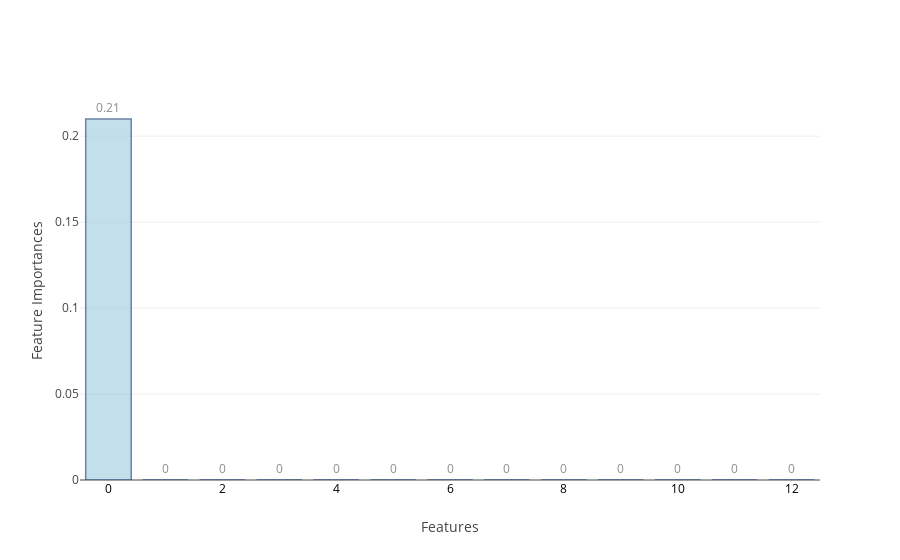
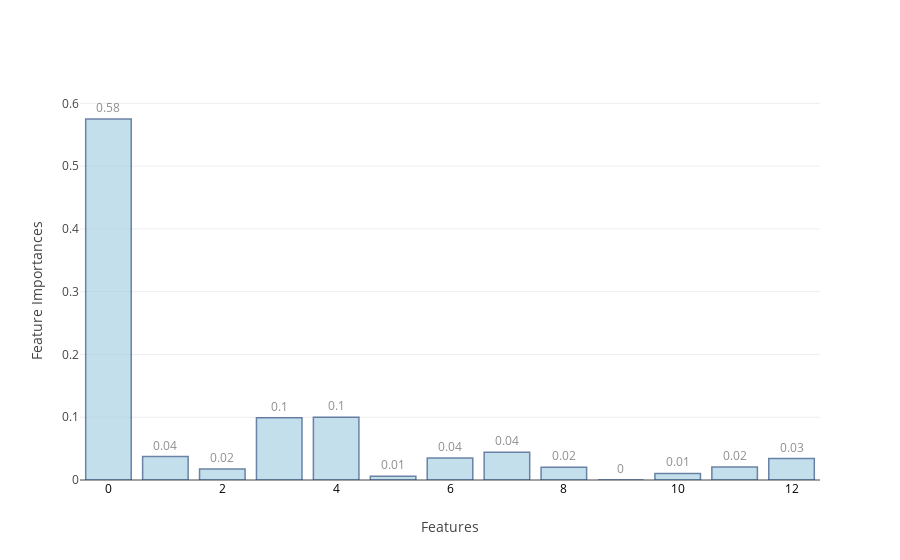
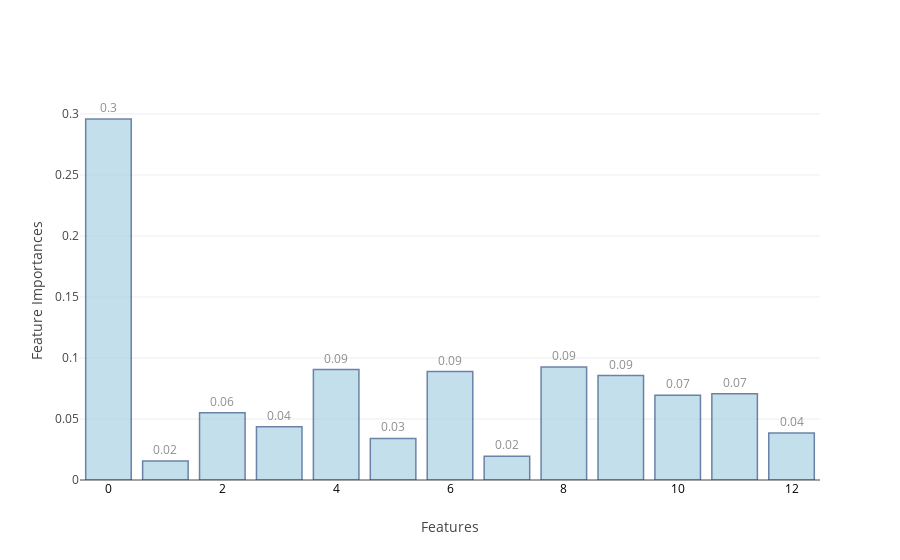
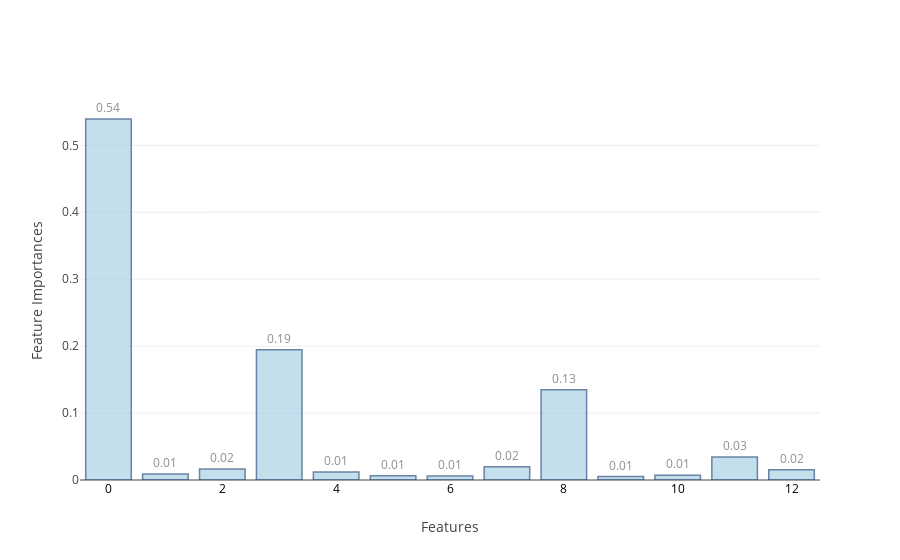

Write notebook code for charts like these, in order.
### Code cell
feat_imp_10=[None]*4
j=0
for i in range(0,9):
    if i>=2 and i<=5:
        model,cm_train,cm_test,acc_train,acc_test,cm,accuracy,threshold,roc_auc,feat_imp_10[j]=f[i](X_train,Y_train,X_test,Y_test)
        j=j+1
    else:
        model,cm_train,cm_test,acc_train,acc_test,cm,accuracy,threshold,roc_auc=f[i](X_train,Y_train,X_test,Y_test)
    table_80_50_10_train.loc[i]=   ([acc_train,cm_train.TP,cm_train.TN,cm_train.FP,cm_train.FN,cm_train.FPR,cm_train.FNR])
    table_80_50_10_test.loc[i] =   ([acc_test ,cm_test.TP, cm_test.TN, cm_test.FP, cm_test.FN, cm_test.FPR, cm_test.FNR])
    table_80_50_10_test_roc.loc[i]=([accuracy, cm.TP,  cm.TN,   cm.FP, cm.FN,  cm.FPR, cm.FNR, threshold,roc_auc])
    print("\n")

### Figure 1 — Plotly figure (JSON) as saved in the notebook; plotly's stock layout.template omitted (floating-point values rounded to 4 significant figures)
{"data": [{"marker": {"color": "rgb(158,202,225)", "line": {"color": "rgb(8,48,107)", "width": 1.5}}, "opacity": 0.6, "text": [0.21, 0, 0, 0, 0, 0, 0, 0, 0, 0, 0, 0, 0], "textposition": "outside", "type": "bar", "uid": "98cdc3c6-8028-49a9-985a-795524a5067b", "x": [0, 1, 2, 3, 4, 5, 6, 7, 8, 9, 10, 11, 12], "y": [0.21, 0, 0, 0, 0, 0, 0, 0, 0, 0, 0, 0, 0]}], "layout": {"xaxis": {"tickfont": {"color": "black", "size": 12}, "title": "Features"}, "yaxis": {"title": "Feature Importances"}}}

### Figure 2 — Plotly figure (JSON) as saved in the notebook; plotly's stock layout.template omitted (floating-point values rounded to 4 significant figures)
{"data": [{"marker": {"color": "rgb(158,202,225)", "line": {"color": "rgb(8,48,107)", "width": 1.5}}, "opacity": 0.6, "text": [0.58, 0.04, 0.02, 0.1, 0.1, 0.01, 0.04, 0.04, 0.02, 0, 0.01, 0.02, 0.03], "textposition": "outside", "type": "bar", "uid": "8d18dffe-80a4-4090-acf4-e7de2da438bb", "x": [0, 1, 2, 3, 4, 5, 6, 7, 8, 9, 10, 11, 12], "y": [0.575, 0.0374, 0.01758, 0.09909, 0.1, 0.005909, 0.03504, 0.04427, 0.02037, 0, 0.01046, 0.02064, 0.03419]}], "layout": {"xaxis": {"tickfont": {"color": "black", "size": 12}, "title": "Features"}, "yaxis": {"title": "Feature Importances"}}}

### Figure 3 — Plotly figure (JSON) as saved in the notebook; plotly's stock layout.template omitted (floating-point values rounded to 4 significant figures)
{"data": [{"marker": {"color": "rgb(158,202,225)", "line": {"color": "rgb(8,48,107)", "width": 1.5}}, "opacity": 0.6, "text": [0.3, 0.02, 0.06, 0.04, 0.09, 0.03, 0.09, 0.02, 0.09, 0.09, 0.07, 0.07, 0.04], "textposition": "outside", "type": "bar", "uid": "c1a1d93c-65d9-4512-b1b2-1bc18636d120", "x": [0, 1, 2, 3, 4, 5, 6, 7, 8, 9, 10, 11, 12], "y": [0.2959, 0.0156, 0.05511, 0.04357, 0.09054, 0.03407, 0.08884, 0.01957, 0.09266, 0.08561, 0.06944, 0.07062, 0.0385]}], "layout": {"xaxis": {"tickfont": {"color": "black", "size": 12}, "title": "Features"}, "yaxis": {"title": "Feature Importances"}}}

### Figure 4 — Plotly figure (JSON) as saved in the notebook; plotly's stock layout.template omitted (floating-point values rounded to 4 significant figures)
{"data": [{"marker": {"color": "rgb(158,202,225)", "line": {"color": "rgb(8,48,107)", "width": 1.5}}, "opacity": 0.6, "text": [0.54, 0.01, 0.02, 0.19, 0.01, 0.01, 0.01, 0.02, 0.13, 0.01, 0.01, 0.03, 0.02], "textposition": "outside", "type": "bar", "uid": "af842d9d-0847-4764-99e8-78c1c2191b36", "x": [0, 1, 2, 3, 4, 5, 6, 7, 8, 9, 10, 11, 12], "y": [0.5393, 0.008935, 0.0163, 0.1946, 0.01179, 0.006382, 0.006144, 0.01962, 0.1349, 0.005104, 0.007057, 0.0344, 0.01534]}], "layout": {"xaxis": {"tickfont": {"color": "black", "size": 12}, "title": "Features"}, "yaxis": {"title": "Feature Importances"}}}
